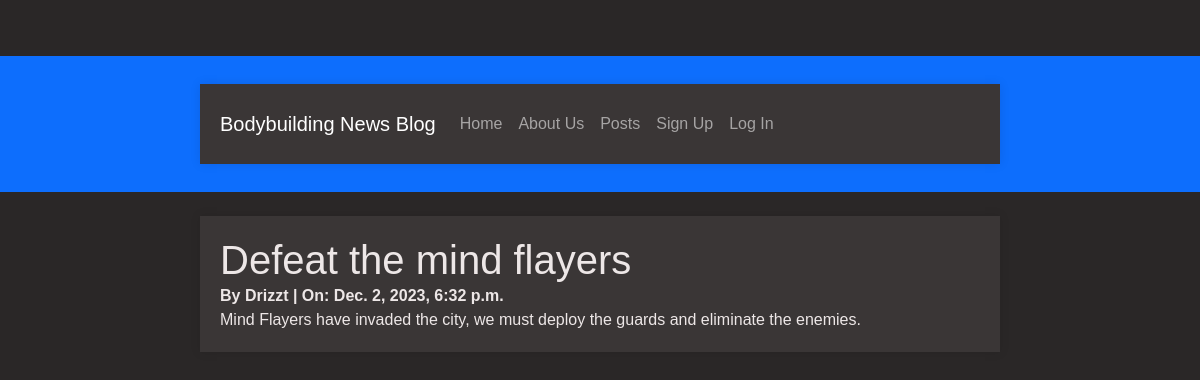
Page /posts/2/ on the committed database.
### posts/models.py (models this page shows, shortened)
class Post(models.Model):
    title = models.CharField(max_length=200)
    subtitle = models.CharField(max_length=200)
    author = models.ForeignKey(
        get_user_model(),
        on_delete=models.CASCADE,
    )
    body = models.TextField()
    created_on = models.DateTimeField(auto_now_add=True)
    status = models.ForeignKey(
        Status,
        on_delete=models.CASCADE,
        null=True, default=None
    )

### posts/views.py (the view)
# urls.py: path('<int:pk>/', views.PostDetailView.as_view(), name='detail'),
class PostDetailView(DetailView):
    model = Post
    template_name = 'posts/detail.html'

### templates/posts/detail.html (shortened to what this page needs)
{% extends 'base.html' %}
{% block content %}
    <h1>{{ post.title }}</h1>
    <strong>By {{ post.author }} | On: {{ post.created_on }}</strong>
    <p>{{ post.body }}</p>
    {% endblock content %}

### static/css/base.css (style rules this page uses)
body, h1, h2, p, ul, li { margin: 0; padding: 0; }
body { padding-top: 56px; }
body { font-family: 'Arial', sans-serif; background-color: #2a2727; color: #ede7e7; }
body { cursor: none; }

### rows in the picture
Post: title "Defeat the mind flayers", author "Drizzt", created_on "Dec. 2, 2023, 6:32 p.m.", body "Mind Flayers have invaded the city, we must deploy the guards and eliminate the enemies."
